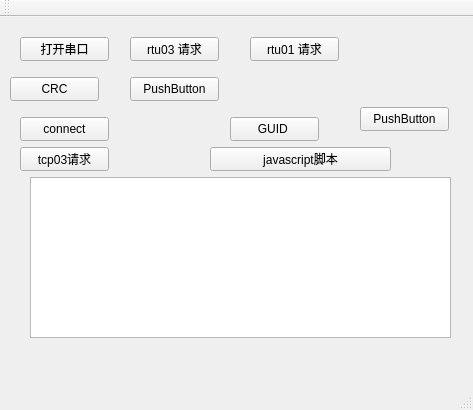
<?xml version="1.0" encoding="UTF-8"?>
<ui version="4.0">
 <class>MainWindow</class>
 <widget class="QMainWindow" name="MainWindow">
  <property name="geometry">
   <rect>
    <x>0</x>
    <y>0</y>
    <width>473</width>
    <height>410</height>
   </rect>
  </property>
  <property name="windowTitle">
   <string>MainWindow</string>
  </property>
  <widget class="QWidget" name="centralWidget">
   <widget class="QPushButton" name="pushButton">
    <property name="geometry">
     <rect>
      <x>20</x>
      <y>20</y>
      <width>89</width>
      <height>24</height>
     </rect>
    </property>
    <property name="text">
     <string>打开串口</string>
    </property>
   </widget>
   <widget class="QPushButton" name="pushButton_2">
    <property name="geometry">
     <rect>
      <x>130</x>
      <y>20</y>
      <width>89</width>
      <height>24</height>
     </rect>
    </property>
    <property name="text">
     <string>rtu03 请求</string>
    </property>
   </widget>
   <widget class="QPushButton" name="pushButton_3">
    <property name="geometry">
     <rect>
      <x>10</x>
      <y>60</y>
      <width>89</width>
      <height>24</height>
     </rect>
    </property>
    <property name="text">
     <string>CRC</string>
    </property>
   </widget>
   <widget class="QPushButton" name="pushButton_4">
    <property name="geometry">
     <rect>
      <x>250</x>
      <y>20</y>
      <width>89</width>
      <height>24</height>
     </rect>
    </property>
    <property name="text">
     <string>rtu01 请求</string>
    </property>
   </widget>
   <widget class="QPushButton" name="pushButton_5">
    <property name="geometry">
     <rect>
      <x>130</x>
      <y>60</y>
      <width>89</width>
      <height>24</height>
     </rect>
    </property>
    <property name="text">
     <string>PushButton</string>
    </property>
   </widget>
   <widget class="QPushButton" name="pushButton_6">
    <property name="geometry">
     <rect>
      <x>20</x>
      <y>130</y>
      <width>89</width>
      <height>24</height>
     </rect>
    </property>
    <property name="text">
     <string>tcp03请求</string>
    </property>
   </widget>
   <widget class="QPushButton" name="pushButton_7">
    <property name="geometry">
     <rect>
      <x>20</x>
      <y>100</y>
      <width>89</width>
      <height>24</height>
     </rect>
    </property>
    <property name="text">
     <string>connect</string>
    </property>
   </widget>
   <widget class="QPushButton" name="pushButton_8">
    <property name="geometry">
     <rect>
      <x>230</x>
      <y>100</y>
      <width>89</width>
      <height>24</height>
     </rect>
    </property>
    <property name="text">
     <string>GUID </string>
    </property>
   </widget>
   <widget class="QPushButton" name="pushButton_9">
    <property name="geometry">
     <rect>
      <x>210</x>
      <y>130</y>
      <width>181</width>
      <height>24</height>
     </rect>
    </property>
    <property name="text">
     <string>javascript脚本</string>
    </property>
   </widget>
   <widget class="QTextEdit" name="textEdit">
    <property name="geometry">
     <rect>
      <x>30</x>
      <y>160</y>
      <width>421</width>
      <height>161</height>
     </rect>
    </property>
   </widget>
   <widget class="QPushButton" name="pushButton_10">
    <property name="geometry">
     <rect>
      <x>360</x>
      <y>90</y>
      <width>89</width>
      <height>24</height>
     </rect>
    </property>
    <property name="text">
     <string>PushButton</string>
    </property>
   </widget>
  </widget>
  <widget class="QMenuBar" name="menuBar">
   <property name="geometry">
    <rect>
     <x>0</x>
     <y>0</y>
     <width>473</width>
     <height>25</height>
    </rect>
   </property>
  </widget>
  <widget class="QToolBar" name="mainToolBar">
   <attribute name="toolBarArea">
    <enum>TopToolBarArea</enum>
   </attribute>
   <attribute name="toolBarBreak">
    <bool>false</bool>
   </attribute>
  </widget>
  <widget class="QStatusBar" name="statusBar"/>
 </widget>
 <layoutdefault spacing="6" margin="11"/>
 <resources/>
 <connections/>
</ui>
